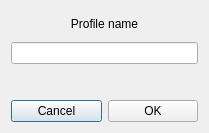
<?xml version="1.0" encoding="UTF-8"?>
<ui version="4.0">
 <class>ProfileDialog</class>
 <widget class="QDialog" name="ProfileDialog">
  <property name="geometry">
   <rect>
    <x>0</x>
    <y>0</y>
    <width>209</width>
    <height>133</height>
   </rect>
  </property>
  <property name="windowTitle">
   <string>Dialog</string>
  </property>
  <layout class="QVBoxLayout" name="verticalLayout_2">
   <item>
    <layout class="QVBoxLayout" name="verticalLayout">
     <item>
      <widget class="QLabel" name="profileNameLabel">
       <property name="layoutDirection">
        <enum>Qt::LeftToRight</enum>
       </property>
       <property name="text">
        <string>Profile name</string>
       </property>
       <property name="alignment">
        <set>Qt::AlignCenter</set>
       </property>
      </widget>
     </item>
     <item>
      <widget class="QLineEdit" name="profileNameLineEdit"/>
     </item>
     <item>
      <widget class="QLabel" name="messageLabel">
       <property name="text">
        <string/>
       </property>
       <property name="alignment">
        <set>Qt::AlignCenter</set>
       </property>
      </widget>
     </item>
    </layout>
   </item>
   <item>
    <layout class="QHBoxLayout" name="horizontalLayout">
     <item>
      <widget class="QPushButton" name="cancelButton">
       <property name="text">
        <string>Cancel</string>
       </property>
      </widget>
     </item>
     <item>
      <widget class="QPushButton" name="okButton">
       <property name="text">
        <string>OK</string>
       </property>
      </widget>
     </item>
    </layout>
   </item>
  </layout>
 </widget>
 <resources/>
 <connections/>
</ui>
